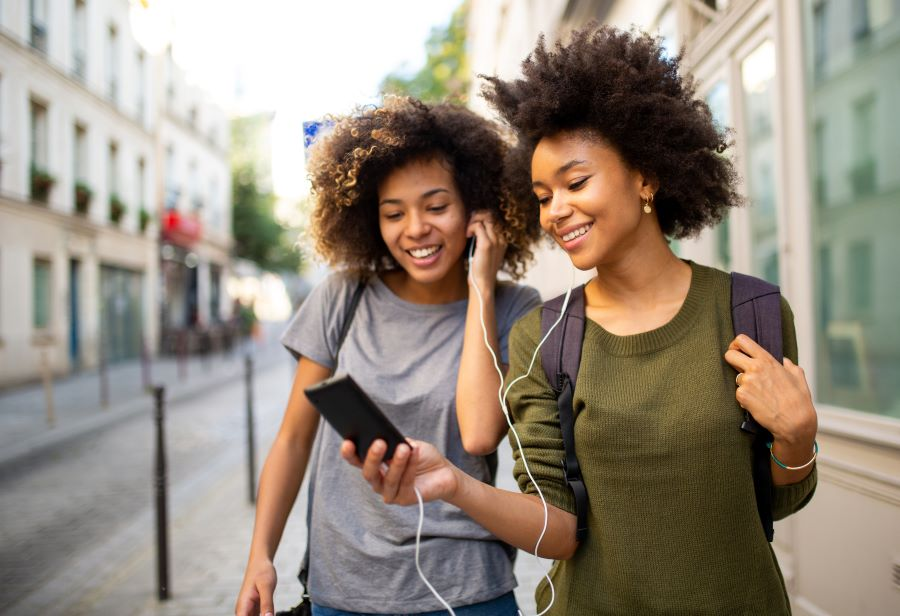
#> input picture Ressources/Des fichiers complementaires (3)/Chapitre_05-02-OpenCV/Data/image_01.jpg, 900 x 616 px, given in place of friends.mov, which was not available
$ python '11_Détection_faciale_sur_une_vidéo.py'
#> lines starting #> are read from the running program, lines starting #| are printed output that depends on the picture; pictures that were not available may be replaced by others from this repository, and a replacement may not be noted
import cv2

cap = cv2.VideoCapture("Data\\friends.mov")

path_xml_face = "haarcascade_frontalface_default.xml"
face_cascade = cv2.CascadeClassifier(path_xml_face)


while(True):
	ret, frame = cap.read()
#> frame is the input picture: shape (616, 900, 3); mean B, G, R 125.8, 138.9, 149.8

	frame = cv2.resize(frame, (0,0), fx=0.5,fy=0.5)
#> frame: shape (308, 450, 3)
	gray = cv2.cvtColor(frame,cv2.COLOR_BGR2GRAY)
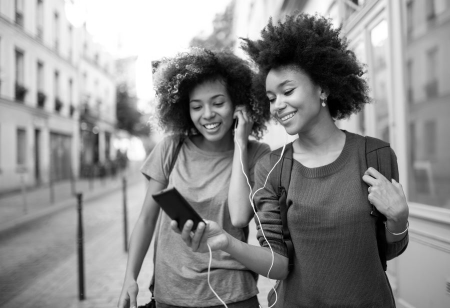
#> gray: shape (308, 450); min 0, max 255, mean 140.8
	faces = face_cascade.detectMultiScale(gray, scaleFactor=1.10, minNeighbors=5, minSize=(40,40))
#> faces = [[182, 83, 55, 55]]

	for x,y,w,h in faces :
		cv2.rectangle(frame, (x,y), (x+w,y+h), (0,255,0), 2)
#> this loop made 1 pass
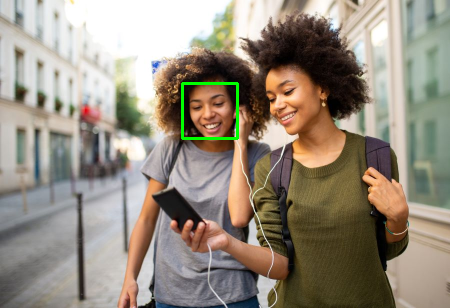
#> frame: shape (308, 450, 3); mean B, G, R 125.8, 140, 149.6


	cv2.imshow("Image",frame)

	ch = cv2.waitKey(1)
#> (key q is pressed here)
	if ch & 0xFF == ord('q'):
		break


cap.release()
cv2.destroyAllWindows()

$ run again, on Ressources/Des fichiers complementaires (3)/Chapitre_05-02-OpenCV/Data/image_02.jpg
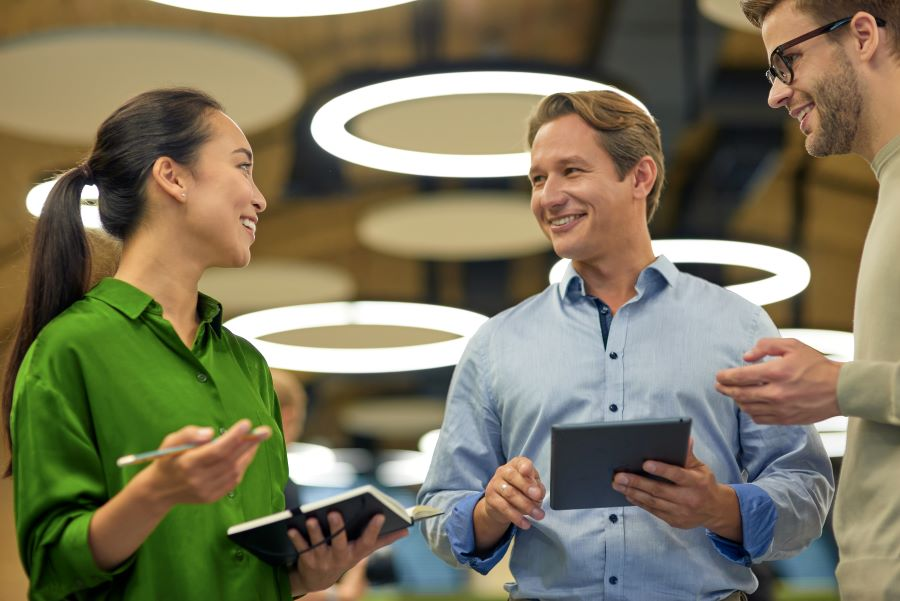
#> input picture Ressources/Des fichiers complementaires (3)/Chapitre_05-02-OpenCV/Data/image_02.jpg, 900 x 601 px, given in place of friends.mov, which was not available
#> frame is the input picture: shape (601, 900, 3); mean B, G, R 92.5, 117.4, 123.1
#> `gray = cv2.cvtColor(frame,cv2.COLOR_BGR2GRAY)`:
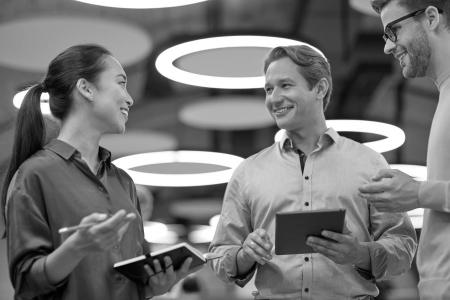
#> gray: shape (300, 450); min 0, max 255, mean 116.4
#> faces = [[252, 66, 57, 57]]
#> the loop `for x,y,w,h in faces :` made 1 pass
#> after the loop `for x,y,w,h in faces :`:
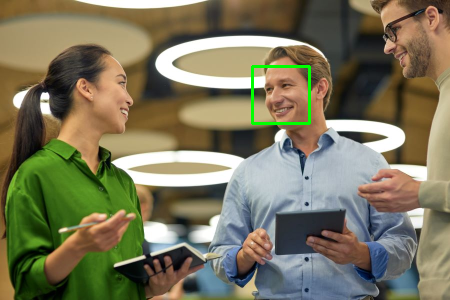
#> frame: shape (300, 450, 3); mean B, G, R 92.2, 118.2, 122.5

$ run again, on Ressources/Des fichiers complementaires (3)/Chapitre_05-02-OpenCV/Data/image_03.jpg
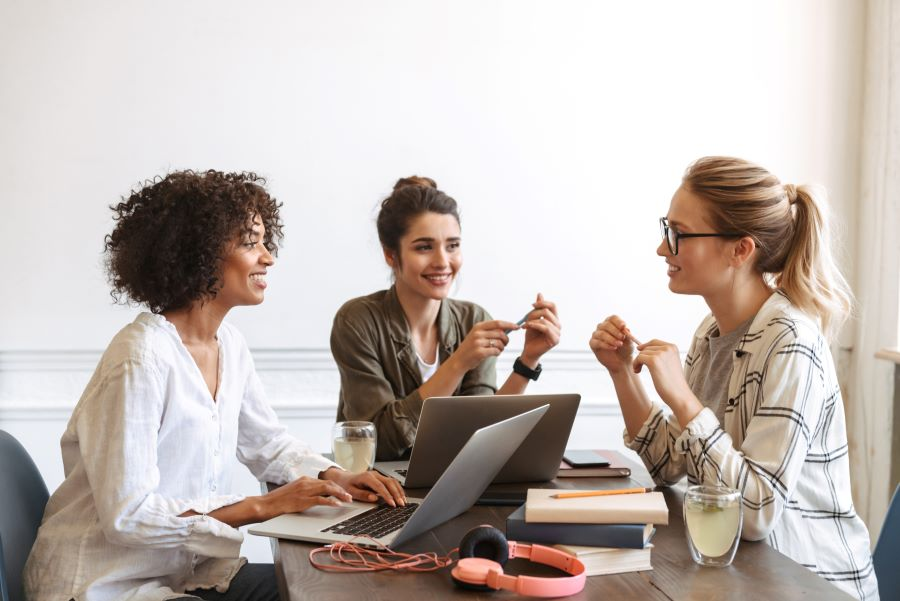
#> input picture Ressources/Des fichiers complementaires (3)/Chapitre_05-02-OpenCV/Data/image_03.jpg, 900 x 601 px, given in place of friends.mov, which was not available
#> frame is the input picture: shape (601, 900, 3); mean B, G, R 177.8, 183.3, 193.7
#> `gray = cv2.cvtColor(frame,cv2.COLOR_BGR2GRAY)`:
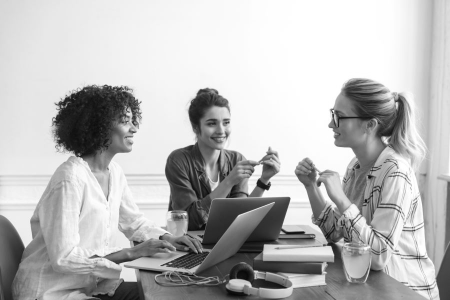
#> gray: shape (300, 450); min 7, max 255, mean 186
#> faces = [[195, 104, 49, 49]]
#> the loop `for x,y,w,h in faces :` made 1 pass
#> after the loop `for x,y,w,h in faces :`:
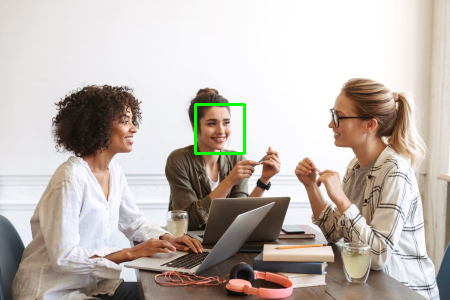
#> frame: shape (300, 450, 3); mean B, G, R 177.5, 184, 193.2

$ run again, on Ressources/Des fichiers complementaires (3)/Chapitre_05-02-OpenCV/Data/image_04.jpg
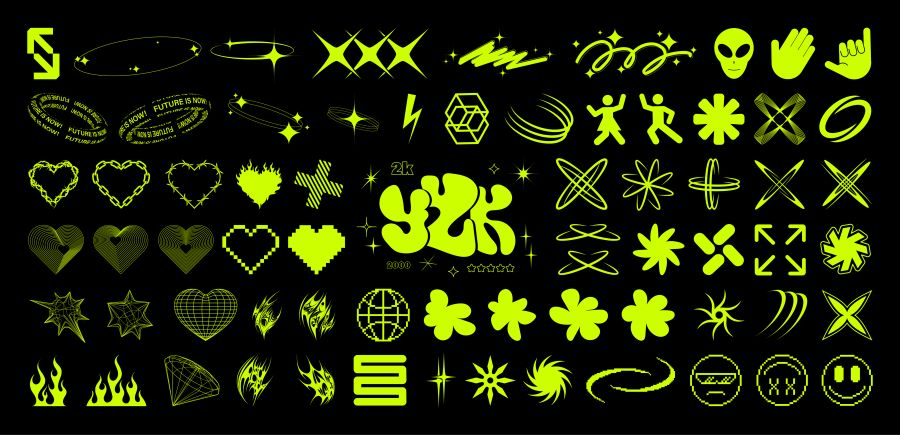
#> input picture Ressources/Des fichiers complementaires (3)/Chapitre_05-02-OpenCV/Data/image_04.jpg, 900 x 435 px, given in place of friends.mov, which was not available
#> frame is the input picture: shape (435, 900, 3); mean B, G, R 6.1, 38.4, 31.3
#> `frame = cv2.resize(frame, (0,0), fx=0.5,fy=0.5)`:
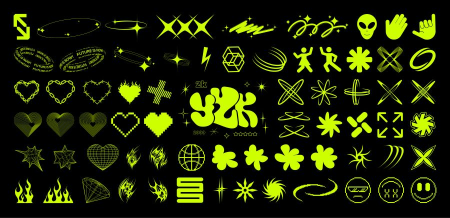
#> frame: shape (218, 450, 3); mean B, G, R 6.2, 38.5, 31.3
#> `gray = cv2.cvtColor(frame,cv2.COLOR_BGR2GRAY)`:
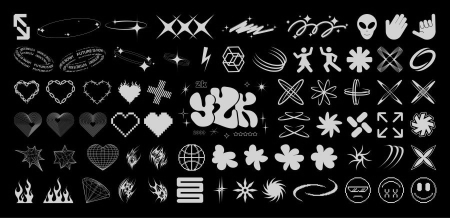
#> gray: shape (218, 450); min 0, max 217, mean 32.7
#> faces = ()
